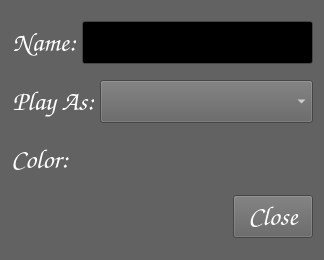
<?xml version="1.0" encoding="UTF-8"?>
<ui version="4.0">
 <class>CPlayerSettings</class>
 <widget class="QDialog" name="CPlayerSettings">
  <property name="geometry">
   <rect>
    <x>0</x>
    <y>0</y>
    <width>324</width>
    <height>260</height>
   </rect>
  </property>
  <property name="palette">
   <palette>
    <active>
     <colorrole role="WindowText">
      <brush brushstyle="SolidPattern">
       <color alpha="255">
        <red>255</red>
        <green>255</green>
        <blue>255</blue>
       </color>
      </brush>
     </colorrole>
     <colorrole role="Button">
      <brush brushstyle="SolidPattern">
       <color alpha="255">
        <red>98</red>
        <green>98</green>
        <blue>98</blue>
       </color>
      </brush>
     </colorrole>
     <colorrole role="Light">
      <brush brushstyle="SolidPattern">
       <color alpha="255">
        <red>147</red>
        <green>147</green>
        <blue>147</blue>
       </color>
      </brush>
     </colorrole>
     <colorrole role="Midlight">
      <brush brushstyle="SolidPattern">
       <color alpha="255">
        <red>122</red>
        <green>122</green>
        <blue>122</blue>
       </color>
      </brush>
     </colorrole>
     <colorrole role="Dark">
      <brush brushstyle="SolidPattern">
       <color alpha="255">
        <red>49</red>
        <green>49</green>
        <blue>49</blue>
       </color>
      </brush>
     </colorrole>
     <colorrole role="Mid">
      <brush brushstyle="SolidPattern">
       <color alpha="255">
        <red>65</red>
        <green>65</green>
        <blue>65</blue>
       </color>
      </brush>
     </colorrole>
     <colorrole role="Text">
      <brush brushstyle="SolidPattern">
       <color alpha="255">
        <red>255</red>
        <green>255</green>
        <blue>255</blue>
       </color>
      </brush>
     </colorrole>
     <colorrole role="BrightText">
      <brush brushstyle="SolidPattern">
       <color alpha="255">
        <red>255</red>
        <green>255</green>
        <blue>255</blue>
       </color>
      </brush>
     </colorrole>
     <colorrole role="ButtonText">
      <brush brushstyle="SolidPattern">
       <color alpha="255">
        <red>255</red>
        <green>255</green>
        <blue>255</blue>
       </color>
      </brush>
     </colorrole>
     <colorrole role="Base">
      <brush brushstyle="SolidPattern">
       <color alpha="255">
        <red>0</red>
        <green>0</green>
        <blue>0</blue>
       </color>
      </brush>
     </colorrole>
     <colorrole role="Window">
      <brush brushstyle="SolidPattern">
       <color alpha="255">
        <red>98</red>
        <green>98</green>
        <blue>98</blue>
       </color>
      </brush>
     </colorrole>
     <colorrole role="Shadow">
      <brush brushstyle="SolidPattern">
       <color alpha="255">
        <red>0</red>
        <green>0</green>
        <blue>0</blue>
       </color>
      </brush>
     </colorrole>
     <colorrole role="AlternateBase">
      <brush brushstyle="SolidPattern">
       <color alpha="255">
        <red>49</red>
        <green>49</green>
        <blue>49</blue>
       </color>
      </brush>
     </colorrole>
     <colorrole role="ToolTipBase">
      <brush brushstyle="SolidPattern">
       <color alpha="255">
        <red>255</red>
        <green>255</green>
        <blue>220</blue>
       </color>
      </brush>
     </colorrole>
     <colorrole role="ToolTipText">
      <brush brushstyle="SolidPattern">
       <color alpha="255">
        <red>0</red>
        <green>0</green>
        <blue>0</blue>
       </color>
      </brush>
     </colorrole>
     <colorrole role="PlaceholderText">
      <brush brushstyle="SolidPattern">
       <color alpha="127">
        <red>255</red>
        <green>255</green>
        <blue>255</blue>
       </color>
      </brush>
     </colorrole>
     <colorrole role="Accent">
      <brush brushstyle="SolidPattern">
       <color alpha="255">
        <red>0</red>
        <green>0</green>
        <blue>0</blue>
       </color>
      </brush>
     </colorrole>
    </active>
    <inactive>
     <colorrole role="WindowText">
      <brush brushstyle="SolidPattern">
       <color alpha="255">
        <red>255</red>
        <green>255</green>
        <blue>255</blue>
       </color>
      </brush>
     </colorrole>
     <colorrole role="Button">
      <brush brushstyle="SolidPattern">
       <color alpha="255">
        <red>98</red>
        <green>98</green>
        <blue>98</blue>
       </color>
      </brush>
     </colorrole>
     <colorrole role="Light">
      <brush brushstyle="SolidPattern">
       <color alpha="255">
        <red>147</red>
        <green>147</green>
        <blue>147</blue>
       </color>
      </brush>
     </colorrole>
     <colorrole role="Midlight">
      <brush brushstyle="SolidPattern">
       <color alpha="255">
        <red>122</red>
        <green>122</green>
        <blue>122</blue>
       </color>
      </brush>
     </colorrole>
     <colorrole role="Dark">
      <brush brushstyle="SolidPattern">
       <color alpha="255">
        <red>49</red>
        <green>49</green>
        <blue>49</blue>
       </color>
      </brush>
     </colorrole>
     <colorrole role="Mid">
      <brush brushstyle="SolidPattern">
       <color alpha="255">
        <red>65</red>
        <green>65</green>
        <blue>65</blue>
       </color>
      </brush>
     </colorrole>
     <colorrole role="Text">
      <brush brushstyle="SolidPattern">
       <color alpha="255">
        <red>255</red>
        <green>255</green>
        <blue>255</blue>
       </color>
      </brush>
     </colorrole>
     <colorrole role="BrightText">
      <brush brushstyle="SolidPattern">
       <color alpha="255">
        <red>255</red>
        <green>255</green>
        <blue>255</blue>
       </color>
      </brush>
     </colorrole>
     <colorrole role="ButtonText">
      <brush brushstyle="SolidPattern">
       <color alpha="255">
        <red>255</red>
        <green>255</green>
        <blue>255</blue>
       </color>
      </brush>
     </colorrole>
     <colorrole role="Base">
      <brush brushstyle="SolidPattern">
       <color alpha="255">
        <red>0</red>
        <green>0</green>
        <blue>0</blue>
       </color>
      </brush>
     </colorrole>
     <colorrole role="Window">
      <brush brushstyle="SolidPattern">
       <color alpha="255">
        <red>98</red>
        <green>98</green>
        <blue>98</blue>
       </color>
      </brush>
     </colorrole>
     <colorrole role="Shadow">
      <brush brushstyle="SolidPattern">
       <color alpha="255">
        <red>0</red>
        <green>0</green>
        <blue>0</blue>
       </color>
      </brush>
     </colorrole>
     <colorrole role="AlternateBase">
      <brush brushstyle="SolidPattern">
       <color alpha="255">
        <red>49</red>
        <green>49</green>
        <blue>49</blue>
       </color>
      </brush>
     </colorrole>
     <colorrole role="ToolTipBase">
      <brush brushstyle="SolidPattern">
       <color alpha="255">
        <red>255</red>
        <green>255</green>
        <blue>220</blue>
       </color>
      </brush>
     </colorrole>
     <colorrole role="ToolTipText">
      <brush brushstyle="SolidPattern">
       <color alpha="255">
        <red>0</red>
        <green>0</green>
        <blue>0</blue>
       </color>
      </brush>
     </colorrole>
     <colorrole role="PlaceholderText">
      <brush brushstyle="SolidPattern">
       <color alpha="127">
        <red>255</red>
        <green>255</green>
        <blue>255</blue>
       </color>
      </brush>
     </colorrole>
     <colorrole role="Accent">
      <brush brushstyle="SolidPattern">
       <color alpha="255">
        <red>0</red>
        <green>0</green>
        <blue>0</blue>
       </color>
      </brush>
     </colorrole>
    </inactive>
    <disabled>
     <colorrole role="WindowText">
      <brush brushstyle="SolidPattern">
       <color alpha="255">
        <red>49</red>
        <green>49</green>
        <blue>49</blue>
       </color>
      </brush>
     </colorrole>
     <colorrole role="Button">
      <brush brushstyle="SolidPattern">
       <color alpha="255">
        <red>98</red>
        <green>98</green>
        <blue>98</blue>
       </color>
      </brush>
     </colorrole>
     <colorrole role="Light">
      <brush brushstyle="SolidPattern">
       <color alpha="255">
        <red>147</red>
        <green>147</green>
        <blue>147</blue>
       </color>
      </brush>
     </colorrole>
     <colorrole role="Midlight">
      <brush brushstyle="SolidPattern">
       <color alpha="255">
        <red>122</red>
        <green>122</green>
        <blue>122</blue>
       </color>
      </brush>
     </colorrole>
     <colorrole role="Dark">
      <brush brushstyle="SolidPattern">
       <color alpha="255">
        <red>49</red>
        <green>49</green>
        <blue>49</blue>
       </color>
      </brush>
     </colorrole>
     <colorrole role="Mid">
      <brush brushstyle="SolidPattern">
       <color alpha="255">
        <red>65</red>
        <green>65</green>
        <blue>65</blue>
       </color>
      </brush>
     </colorrole>
     <colorrole role="Text">
      <brush brushstyle="SolidPattern">
       <color alpha="255">
        <red>49</red>
        <green>49</green>
        <blue>49</blue>
       </color>
      </brush>
     </colorrole>
     <colorrole role="BrightText">
      <brush brushstyle="SolidPattern">
       <color alpha="255">
        <red>255</red>
        <green>255</green>
        <blue>255</blue>
       </color>
      </brush>
     </colorrole>
     <colorrole role="ButtonText">
      <brush brushstyle="SolidPattern">
       <color alpha="255">
        <red>49</red>
        <green>49</green>
        <blue>49</blue>
       </color>
      </brush>
     </colorrole>
     <colorrole role="Base">
      <brush brushstyle="SolidPattern">
       <color alpha="255">
        <red>98</red>
        <green>98</green>
        <blue>98</blue>
       </color>
      </brush>
     </colorrole>
     <colorrole role="Window">
      <brush brushstyle="SolidPattern">
       <color alpha="255">
        <red>98</red>
        <green>98</green>
        <blue>98</blue>
       </color>
      </brush>
     </colorrole>
     <colorrole role="Shadow">
      <brush brushstyle="SolidPattern">
       <color alpha="255">
        <red>0</red>
        <green>0</green>
        <blue>0</blue>
       </color>
      </brush>
     </colorrole>
     <colorrole role="AlternateBase">
      <brush brushstyle="SolidPattern">
       <color alpha="255">
        <red>98</red>
        <green>98</green>
        <blue>98</blue>
       </color>
      </brush>
     </colorrole>
     <colorrole role="ToolTipBase">
      <brush brushstyle="SolidPattern">
       <color alpha="255">
        <red>255</red>
        <green>255</green>
        <blue>220</blue>
       </color>
      </brush>
     </colorrole>
     <colorrole role="ToolTipText">
      <brush brushstyle="SolidPattern">
       <color alpha="255">
        <red>0</red>
        <green>0</green>
        <blue>0</blue>
       </color>
      </brush>
     </colorrole>
     <colorrole role="PlaceholderText">
      <brush brushstyle="SolidPattern">
       <color alpha="127">
        <red>49</red>
        <green>49</green>
        <blue>49</blue>
       </color>
      </brush>
     </colorrole>
     <colorrole role="Accent">
      <brush brushstyle="SolidPattern">
       <color alpha="255">
        <red>69</red>
        <green>69</green>
        <blue>69</blue>
       </color>
      </brush>
     </colorrole>
    </disabled>
   </palette>
  </property>
  <property name="font">
   <font>
    <family>Comic Sans MS</family>
    <pointsize>20</pointsize>
   </font>
  </property>
  <property name="windowTitle">
   <string>Player Setting</string>
  </property>
  <layout class="QGridLayout" name="gridLayout">
   <item row="0" column="0" colspan="2">
    <layout class="QHBoxLayout" name="hzltName">
     <property name="bottomMargin">
      <number>0</number>
     </property>
     <item>
      <widget class="QLabel" name="lblPlayerName">
       <property name="sizePolicy">
        <sizepolicy hsizetype="Maximum" vsizetype="Minimum">
         <horstretch>0</horstretch>
         <verstretch>0</verstretch>
        </sizepolicy>
       </property>
       <property name="text">
        <string>Name:</string>
       </property>
       <property name="alignment">
        <set>Qt::AlignmentFlag::AlignRight|Qt::AlignmentFlag::AlignTrailing|Qt::AlignmentFlag::AlignVCenter</set>
       </property>
      </widget>
     </item>
     <item>
      <widget class="QLineEdit" name="txtName"/>
     </item>
    </layout>
   </item>
   <item row="3" column="1">
    <layout class="QHBoxLayout" name="hzltButtons">
     <property name="bottomMargin">
      <number>0</number>
     </property>
     <item>
      <spacer name="horizontalSpacer">
       <property name="orientation">
        <enum>Qt::Orientation::Horizontal</enum>
       </property>
       <property name="sizeType">
        <enum>QSizePolicy::Policy::Expanding</enum>
       </property>
       <property name="sizeHint" stdset="0">
        <size>
         <width>40</width>
         <height>20</height>
        </size>
       </property>
      </spacer>
     </item>
     <item>
      <widget class="QPushButton" name="btnClose">
       <property name="text">
        <string>Close</string>
       </property>
       <property name="autoDefault">
        <bool>false</bool>
       </property>
       <property name="flat">
        <bool>false</bool>
       </property>
      </widget>
     </item>
    </layout>
   </item>
   <item row="1" column="0" colspan="2">
    <layout class="QHBoxLayout" name="hzltPlayerType">
     <property name="bottomMargin">
      <number>0</number>
     </property>
     <item>
      <widget class="QLabel" name="lblPlayerType">
       <property name="sizePolicy">
        <sizepolicy hsizetype="Maximum" vsizetype="Minimum">
         <horstretch>0</horstretch>
         <verstretch>0</verstretch>
        </sizepolicy>
       </property>
       <property name="text">
        <string>Play As:</string>
       </property>
       <property name="alignment">
        <set>Qt::AlignmentFlag::AlignRight|Qt::AlignmentFlag::AlignTrailing|Qt::AlignmentFlag::AlignVCenter</set>
       </property>
      </widget>
     </item>
     <item>
      <widget class="QComboBox" name="cboPlayerType">
       <property name="sizePolicy">
        <sizepolicy hsizetype="Minimum" vsizetype="Fixed">
         <horstretch>0</horstretch>
         <verstretch>0</verstretch>
        </sizepolicy>
       </property>
      </widget>
     </item>
    </layout>
   </item>
   <item row="2" column="0" colspan="2">
    <layout class="QHBoxLayout" name="horizontalLayout">
     <item>
      <widget class="QLabel" name="lblColor">
       <property name="text">
        <string>Color:</string>
       </property>
       <property name="alignment">
        <set>Qt::AlignmentFlag::AlignLeading|Qt::AlignmentFlag::AlignLeft|Qt::AlignmentFlag::AlignVCenter</set>
       </property>
      </widget>
     </item>
     <item>
      <widget class="QPushButton" name="btnColor">
       <property name="maximumSize">
        <size>
         <width>40</width>
         <height>40</height>
        </size>
       </property>
       <property name="text">
        <string/>
       </property>
       <property name="icon">
        <iconset resource="reversiapp.qrc">
         <normaloff>:/images/glassbutton</normaloff>:/images/glassbutton</iconset>
       </property>
       <property name="iconSize">
        <size>
         <width>36</width>
         <height>36</height>
        </size>
       </property>
       <property name="autoDefault">
        <bool>false</bool>
       </property>
       <property name="flat">
        <bool>true</bool>
       </property>
      </widget>
     </item>
    </layout>
   </item>
  </layout>
 </widget>
 <resources>
  <include location="reversiapp.qrc"/>
 </resources>
 <connections/>
</ui>
